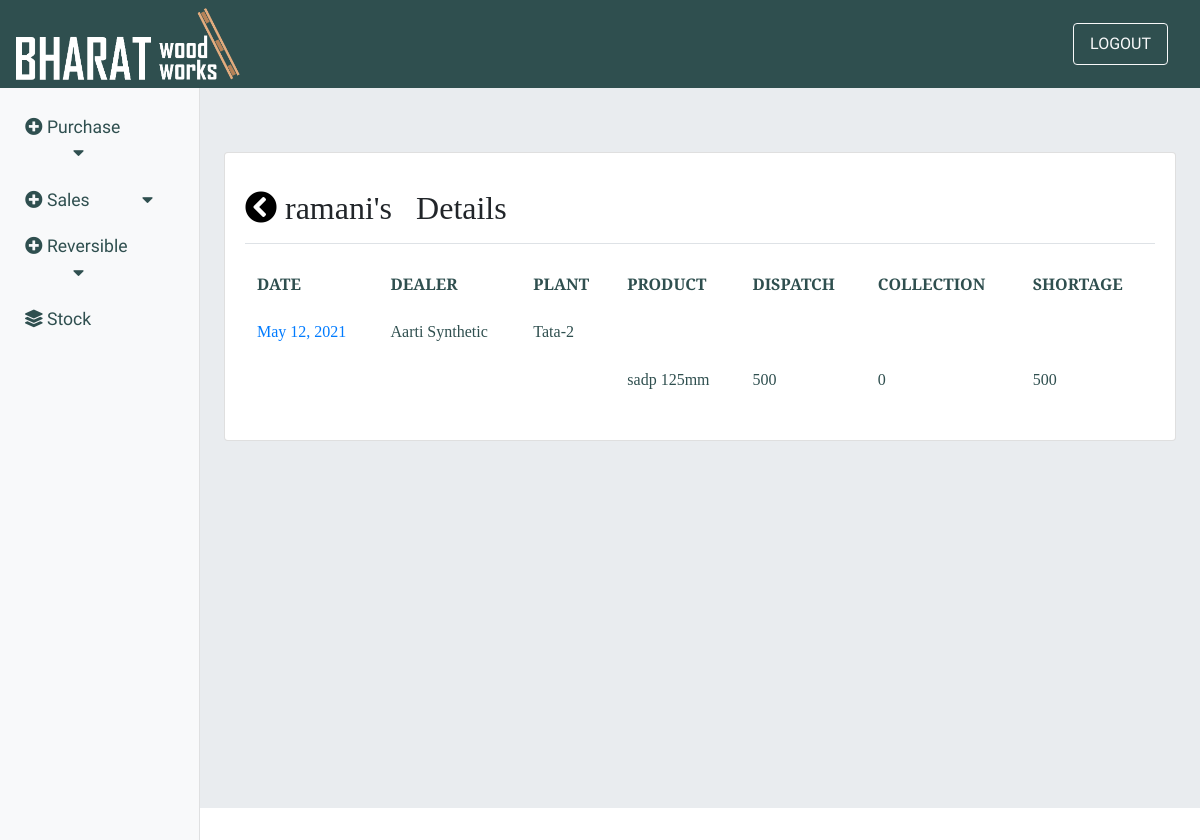
The app's page /dis_list/3 with its own data.
### inventory/models.py (models this page shows, shortened)
class Customer(models.Model):
    alphanumeric = RegexValidator(r'^[0-9a-zA-Z]*$', 'Only alphanumeric characters are allowed.')
    customer_name = models.CharField(max_length=20)
    phone      = models.CharField(max_length=13,blank=False,null=True)
    address = models.TextField(max_length=120,blank=True)
    gst_no = models.CharField(max_length=50, blank=True, null=True, validators=[alphanumeric])
    account = models.ForeignKey(Account,on_delete=models.DO_NOTHING,null=True,blank=False)
    company = models.ForeignKey(Company,on_delete=models.DO_NOTHING,null=True,blank=False)
    area = models.ForeignKey(Area,on_delete=models.DO_NOTHING,null=True,blank=False)

class Dealer(models.Model):
    dealer_name = models.CharField(max_length=20)
    contact_person = models.CharField(max_length=30,null=True,blank=False)
    phone      = models.CharField(max_length=13,blank=False,null=True)
    address = models.TextField(max_length=40,blank=True)
    account = models.ForeignKey(Account,on_delete=models.DO_NOTHING,null=True,blank=False)
    company = models.ForeignKey(Company,on_delete=models.DO_NOTHING,null=True,blank=False)
    area = models.ForeignKey(Area,on_delete=models.DO_NOTHING,null=True,blank=False)
    def __str__(self):
        return self.dealer_name

### dispatch/models.py (models this page shows, shortened)
class Dispatch(models.Model):
    date = models.DateField(null=True)
    plant = models.ForeignKey(Plant, on_delete=models.CASCADE)
    truck_owner = models.ForeignKey(Transportation,on_delete=models.DO_NOTHING,null=True)
    truck_no = models.CharField(max_length=50, blank=True, null=True)
    weight   = models.CharField(max_length=30,null=True)
    expense = models.IntegerField(null=True)
    customer = models.ForeignKey(Customer, on_delete=models.CASCADE)
    dealer = models.ForeignKey(Dealer,on_delete=models.CASCADE,null=True)

class Plant(models.Model):
    company = models.ForeignKey(Company, on_delete=models.CASCADE, null=True)
    plant_name = models.CharField(max_length=25)
    area = models.ForeignKey(Area, on_delete=models.CASCADE, null=True)
    def __str__(self):
        return self.plant_name

class DispatchDetail(models.Model):
    dispatch = models.ForeignKey(Dispatch,on_delete=models.CASCADE)
    product = models.ForeignKey(Product,on_delete=models.CASCADE)
    qty = models.IntegerField(null=True)

### purchase/models.py (models this page shows)
class Product(models.Model):
    product_name = models.CharField(max_length=40)
    size     = models.CharField(max_length=30)
    unit     = models.CharField(max_length=30,null=True)
    holes    = models.CharField(max_length=20,default=" ")
    hole_size= models.CharField(max_length=20,default=" ")
    is_active = models.BooleanField(default=True)
    def __str__(self):
        return self.product_name+' '+ self.size + self.unit+' '+self.holes

### dispatch/views.py (the view)
# urls.py: path('dis_list/<id>',views.dis_list,name='dis_list'),
def dis_list(request,id):
    cst = Customer.objects.get(id=id)
    d1 = Dispatch.objects.filter(customer=cst)
    dd = DispatchDetail.objects.all()
    total_qty = []
    prod_lst = []
    d = {}
    for dispatch in d1:
        for dis_detail in dd:
            if dispatch == dis_detail.dispatch:
                prod_lst.append(dis_detail)
                total_qty.append(checkqty_list(dis_detail.product,dispatch ))
    d = dict(zip(prod_lst,total_qty))
    context={
        'cst':cst,
        'd1':d1,
        'items':dd,
        'd':d.items()
    }
    return render(request,'dispatch/summary_detail.html',context)

### dispatch/views.py (called while the page is built, shortened)
def checkqty_list(prod, pr):
    total_qty = 0
    purchase_ret = Collection.objects.filter(dispatch=pr)
    return total_qty

### dispatch/templates/dispatch/summary_detail.html (shortened to what this page needs)
{% extends 'inventory/main.html' %}
{% load mathfilters  %}
{% block content %}
<div class="card mb-4">
  <div class="card-body">
    <div
      class="d-flex justify-content-between flex-wrap flex-md-nowrap align-items-center pt-3 pb-2 mb-3 border-bottom">
      <h1 class="h2"><a style="color: black;" href="{% url 'Admin_dashboard' %}" ><i class="fa  fa-chevron-circle-left fa-6" aria-hidden="true" ></i></a> {{ cst.customer_name }}'s &nbsp; Details</h1>
    </div>
    <table class="table  table-borderless" data-toggle="table" data-search="true" data-show-toggle="true"
      data-show-fullscreen="true" data-show-columns="true">
      <thead>
        <tr>
          <th>DATE</th>
          <th>DEALER</th>
          <th>PLANT</th>
          <th>PRODUCT</th>
          <th>DISPATCH</th>
          <th>COLLECTION</th>
          <th>SHORTAGE</th>
        </tr>
      </thead>
      <tbody>
            {% if items %}
              {% for dis in d1 %}
              <tr>
                    <td><a href="{% url 'collection' dis.id %}">{{ dis.date }}</a></td>
                    <td>{{ dis.dealer }}</td>
                    <td>{{ dis.plant }}</td>
                    {% for item,qty in d %}
                    {% if dis == item.dispatch %}
                        <tr>
                          <td></td>
                          <td></td>
                          <td></td>
                        <td>{{ item.product }}</td>
                        <td>{{ item.qty }}</td>
                        <td>{{ qty }}</td>
                        <td>{{ item.qty|sub:qty }}</td>
                      </tr>
                    {% endif %}
                    {% endfor %}
              </tr>
                {% endfor %}
            {% else %}
            <tr>No Products Added yet</tr>
            {% endif %}
      </tbody>
    </table>
  </div>
</div>
{% endblock %}

### static/css/dashboard.css (style rules this page uses)
:root { --Sniglet-font: "Sniglet", cursive; --Rubik: "Rubik", cursive; --Patua: "Patua One", cursive; --Lobster: "lobster", cursive; --Merriweather: "Merriweather Sans", cursive; --light-black: #2e2c2caf; --bggradient: linear-gradient(to bottom, #ff5733, #ffffff); --light-gray: rgba(255, 255, 255, 0.877); }
tr, td { color: darkslategrey; }

### records on screen
Customer: customer_name "ramani"
Dispatch: date "May 12, 2021", dealer "Aarti Synthetic", plant "Tata-2"
DispatchDetail: product "sadp 125mm", qty "500", qty "0", qty|sub "500"
